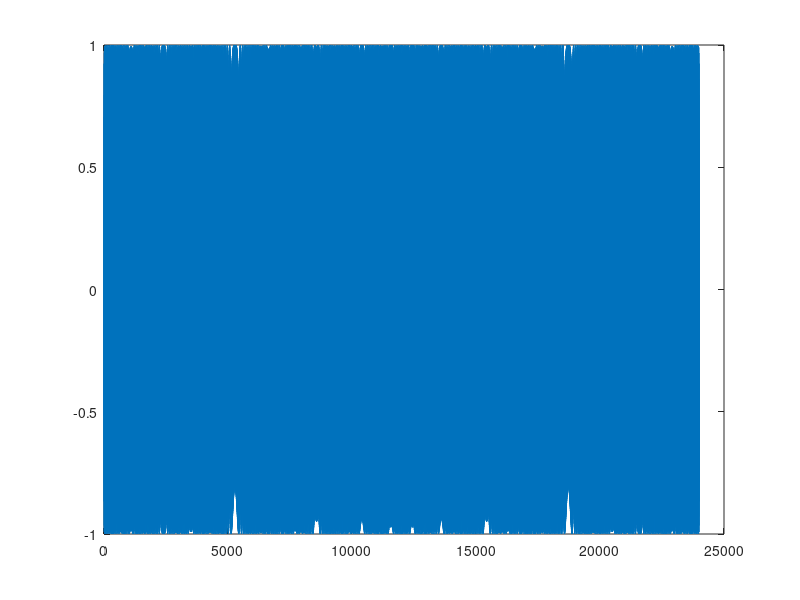
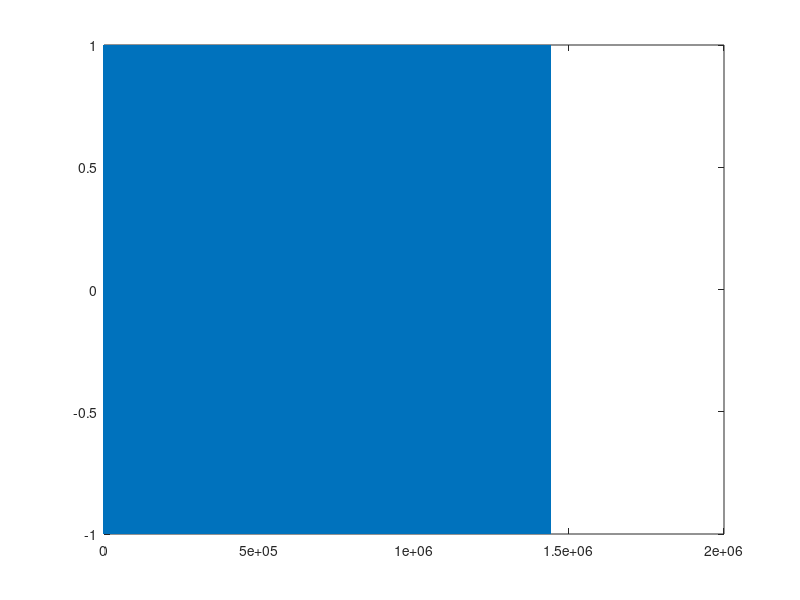

Source code (MATLAB) for these figures, in order:
clear
sf = 48000;
F = 17000;
B = 5000;
T = 0.25;
offsetPart = 0.01;
%% generate zig
N = T * sf;
t = 1/sf:1/sf:T;
K = B/T;
% turnFlag = 0;
% audio = zeros(1,length(t));
%%
% for i = 1:length(t)
%     if turnFlag == 0
%         audio(i) = cos(2*pi*(F*t(i)+K/2*t(i)^2));
%     else
%         audio(i) = cos(2*pi*((F+K)*t(i)+K/2*t(i)^2));
%     end
%     if i/N==0
%         K = -K;
%         turnFlag = 1-turnFlag;
%     end
% end



chirp = cos(2*pi.*(F.*t+K/2.*t.^2));
zig = [chirp flip(chirp)];
figure(1)
plot(zig)
offsetPoint = length(zig)*offsetPart;
%% generate 60 sec
audio = [];
for i = 1:15/T
    audio = [audio zig];
end

figure(2)
plot(audio)
%% generate left/right
% offsetPoint = N * offsetPart;
totalPoint = length(audio) - offsetPoint;
audioData1 = audio(1,1:totalPoint);
audioData2 = audio(1,1+offsetPoint:totalPoint+offsetPoint);

%%
audioData = [audioData1',audioData2'];
fileName = [num2str(F/1000) num2str((F+B)/1000) 'k' num2str(T*2) 'T' num2str(offsetPart) 'Offzig.wav'];

audiowrite(fileName,audioData,sf);



